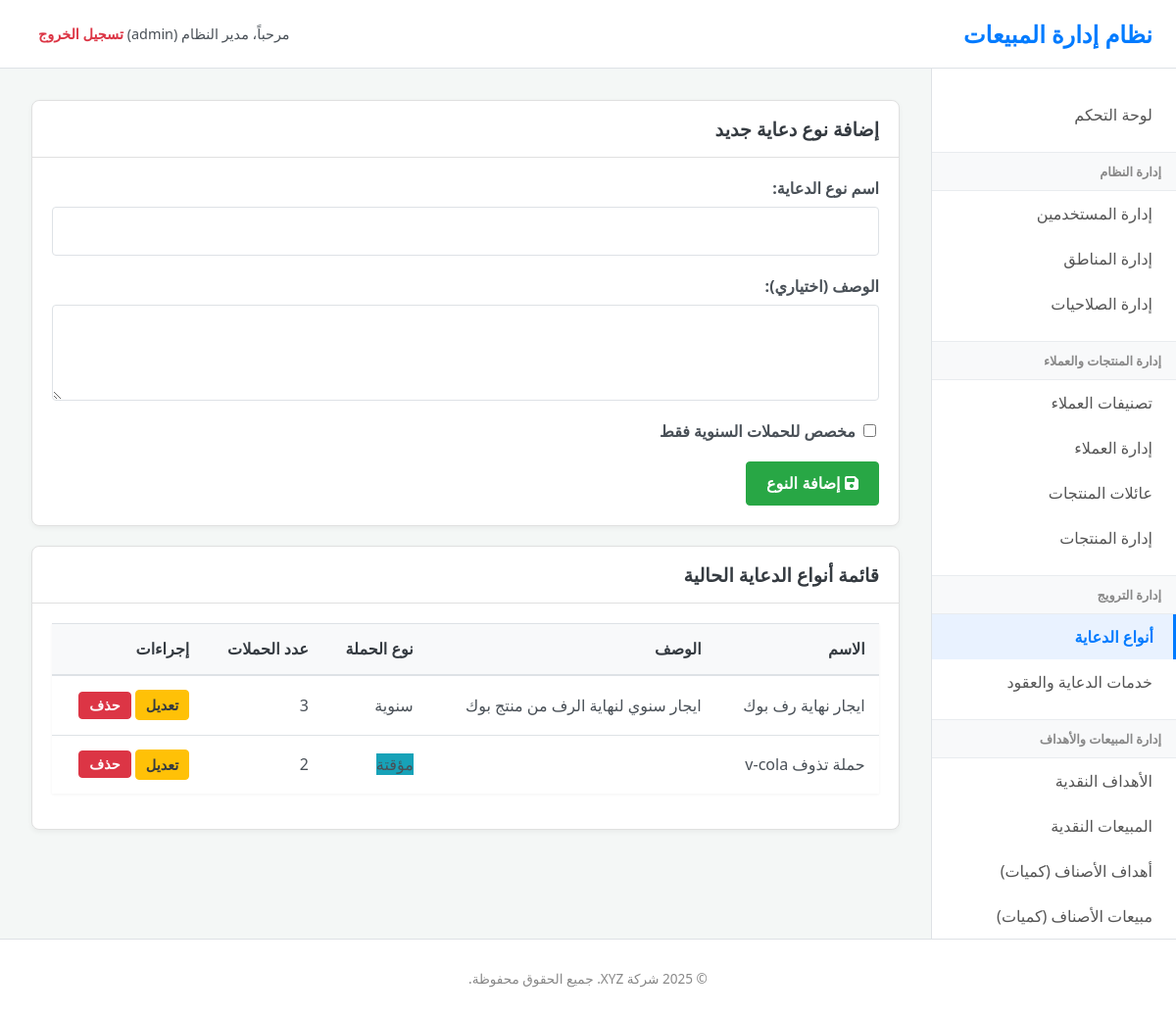
The page /index.php?page=promotion_types (signed in) on the database its author committed.
### tables this page shows
CREATE TABLE IF NOT EXISTS `promotion_types` (
  `promo_type_id` int NOT NULL AUTO_INCREMENT,
  `name` varchar(150) NOT NULL,
  `description` text,
  `is_annual` tinyint(1) NOT NULL DEFAULT '0' COMMENT '1 for annual, 0 for temporary',
  `created_at` timestamp NULL DEFAULT CURRENT_TIMESTAMP,
  `updated_at` timestamp NULL DEFAULT CURRENT_TIMESTAMP ON UPDATE CURRENT_TIMESTAMP,
  PRIMARY KEY (`promo_type_id`),
  UNIQUE KEY `name` (`name`)
);

### controllers/promotion_types.php (called while the page is built, shortened)
<?php
$form_title = "إضافة نوع دعاية جديد";
$stmt = $pdo->query("SELECT pt.*, (SELECT COUNT(*) FROM annual_campaigns WHERE promo_type_id = pt.promo_type_id) + (SELECT COUNT(*) FROM temp_campaigns WHERE promo_type_id = pt.promo_type_id) as campaign_count FROM promotion_types pt ORDER BY pt.name ASC");
$promotion_types = $stmt->fetchAll();
$promo_type_data = null;
$form_action = 'add';
include 'views/layout.php';

### views/promotions/type_list.php (the view, shortened to what this page needs)
<div class="card" id="add_form">
    <div class="card-header">
        <h2><?php echo htmlspecialchars($form_title); ?></h2>
    </div>
    <div class="card-body">
        <form action="actions/promotion_type_save.php" method="POST">
            <div class="form-group">
                <label for="name">اسم نوع الدعاية:</label>
                <input type="text" id="name" name="name" value="<?php echo htmlspecialchars($promo_type_data['name'] ?? ''); ?>" required>
            </div>
            <div class="form-group">
                <label for="description">الوصف (اختياري):</label>
                <textarea id="description" name="description" rows="3"><?php echo htmlspecialchars($promo_type_data['description'] ?? ''); ?></textarea>
            </div>
            <div class="form-group">
                <label class="checkbox-label">
                    <input type="checkbox" name="is_annual" value="1" <?php echo (isset($promo_type_data['is_annual']) && $promo_type_data['is_annual']) ? 'checked' : ''; ?>>
                    <span>مخصص للحملات السنوية فقط</span>
                </label>
            </div>
            <div class="form-actions">
                <button type="submit" class="button-link add-btn">
                    <i class="fas fa-save"></i> <?php echo $form_action == 'add' ? 'إضافة النوع' : 'حفظ التعديلات'; ?>
                </button>
            </div>
        </form>
    </div>
</div>
<div class="card" style="margin-top: 20px;">
    <div class="card-header">
        <h2>قائمة أنواع الدعاية الحالية</h2>
    </div>
    <div class="card-body">
        <div class="table-container">
            <table>
                <thead>
                    <tr>
                        <th>الاسم</th>
                        <th>الوصف</th>
                        <th>نوع الحملة</th>
                        <th>عدد الحملات</th>
                        <th>إجراءات</th>
                    </tr>
                </thead>
                <tbody>
                    <?php foreach ($promotion_types as $type): ?>
                    <tr>
                        <td><?php echo htmlspecialchars($type['name']); ?></td>
                        <td><?php echo nl2br(htmlspecialchars($type['description'] ?? '')); ?></td>
                        <td>
                            <span class="badge <?php echo $type['is_annual'] ? 'status-active' : 'status-info'; ?>">
                                <?php echo $type['is_annual'] ? 'سنوية' : 'مؤقتة'; ?>
                            </span>
                        </td>
                        <td><?php echo htmlspecialchars($type['campaign_count']); ?></td>
                        <td class="actions-cell">
                            <a href="index.php?page=promotion_types&action=edit&id=<?php echo $type['promo_type_id']; ?>" class="button-link edit-btn">تعديل</a>
                            <?php if ($type['campaign_count'] > 0): ?>
                                <button class="button-link delete-btn" disabled title="لا يمكن الحذف لوجود حملات مرتبطة">حذف</button>
                            <?php endif; ?>
                        </td>
                    </tr>
                    <?php endforeach; ?>
                </tbody>
            </table>
        </div>
    </div>
</div>

### css/style.css (style rules this page uses)
:root { --primary-color: #007bff; --secondary-color: #6c757d; --success-color: #28a745; --danger-color: #dc3545; --warning-color: #ffc107; --info-color: #17a2b8; --light-color: #f8f9fa; --dark-color: #343a40; --text-color: #495057; --border-color: #dee2e6; --body-bg: #f4f7f6; --sidebar-bg: #ffffff; --header-bg: #ffffff; --font-family: 'Tahoma', 'Segoe UI', sans-serif; }
* { box-sizing: border-box; }
body { font-family: var(--font-family); background-color: var(--body-bg); margin: 0; padding: 0; color: var(--text-color); font-size: 16px; direction: rtl; }
a { color: var(--primary-color); text-decoration: none; transition: color 0.3s ease; }
h1, h2, h3, h4, h5, h6 { color: var(--dark-color); margin-top: 0; margin-bottom: 0.75rem; }
.form-group { margin-bottom: 1.25rem; }
.form-group label { display: block; margin-bottom: 0.5rem; font-weight: 600; }
.form-control, input[type="text"], input[type="password"], input[type="email"], input[type="number"], input[type="date"], select, textarea { display: block; width: 100%; padding: 0.75rem; font-size: 1rem; line-height: 1.5; color: var(--text-color); background-color: #fff; background-clip: padding-box; border: 1px solid var(--border-color); border-radius: 0.25rem; transition: border-color 0.15s ease-in-out, box-shadow 0.15s ease-in-out; }
textarea { resize: vertical; }
.button-link, .btn { display: inline-block; font-weight: 600; text-align: center; vertical-align: middle; cursor: pointer; user-select: none; background-color: var(--primary-color); border: 1px solid var(--primary-color); padding: 0.75rem 1.25rem; font-size: 1rem; border-radius: 0.25rem; color: #fff; transition: all 0.15s ease-in-out; }
.button-link.add-btn { background-color: var(--success-color); border-color: var(--success-color); }
.button-link.edit-btn { background-color: var(--warning-color); border-color: var(--warning-color); color: var(--dark-color); padding: 5px 10px; font-size: 0.9em; }
.button-link.delete-btn { background-color: var(--danger-color); border-color: var(--danger-color); padding: 5px 10px; font-size: 0.9em; }
table { width: 100%; margin-bottom: 1rem; color: var(--text-color); border-collapse: collapse; background-color: #fff; box-shadow: 0 1px 3px rgba(0,0,0,0.05); }
table th, table td { padding: 0.9rem; vertical-align: middle; border-top: 1px solid var(--border-color); text-align: right; }
table thead th { vertical-align: bottom; border-bottom: 2px solid var(--border-color); background-color: var(--light-color); font-weight: 600; color: var(--dark-color); }

### views/promotions/type_list.php (style rules this page uses)
.card { border: 1px solid #e0e0e0; border-radius: 8px; background-color: #fff; box-shadow: 0 2px 5px rgba(0,0,0,0.05); }
.card-header { padding: 15px 20px; border-bottom: 1px solid #e0e0e0; display: flex; justify-content: space-between; align-items: center; }
.card-header h2 { margin: 0; font-size: 1.2em; }
.card-body { padding: 20px; }
.checkbox-label { display: flex; align-items: center; gap: 8px; }
.form-actions { margin-top: 20px; }
.badge.status-info { background-color: var(--info-color); }

### rows shown on the page
promotion_types: name "ايجار نهاية رف بوك", description "ايجار سنوي لنهاية الرف من منتج بوك", is_annual "سنوية", campaign_count "3"
promotion_types: name "حملة تذوف v-cola", is_annual "مؤقتة", campaign_count "2"

### other values the page prints
$_SESSION['full_name'] "مدير النظام"
$_SESSION['user_role'] "admin"
$form_title "إضافة نوع دعاية جديد"
